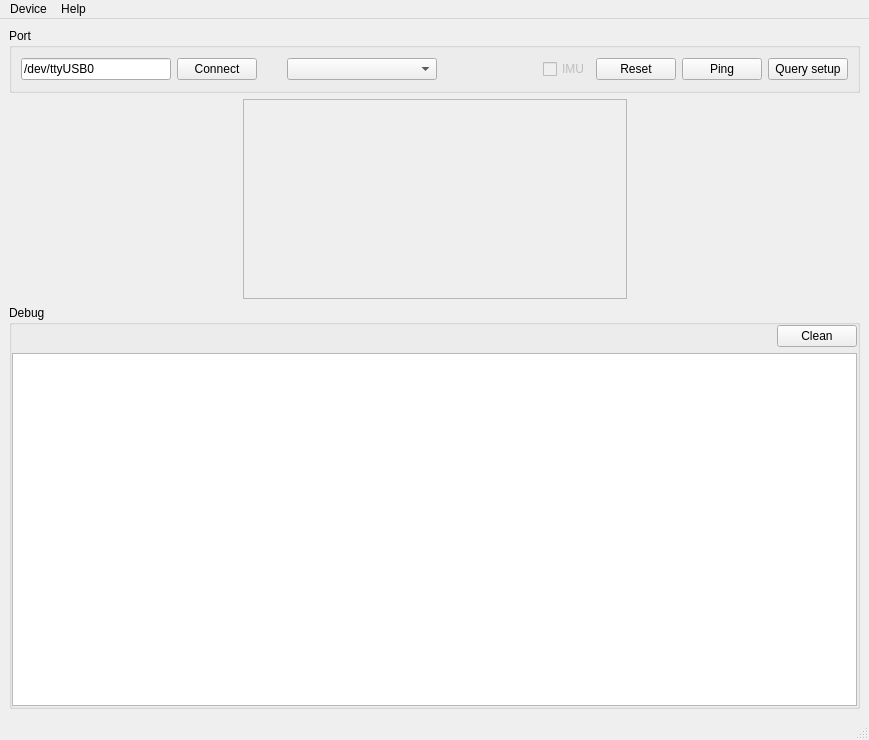
<?xml version="1.0" encoding="UTF-8"?>
<ui version="4.0">
 <class>NXUsbMain</class>
 <widget class="QMainWindow" name="NXUsbMain">
  <property name="geometry">
   <rect>
    <x>0</x>
    <y>0</y>
    <width>869</width>
    <height>740</height>
   </rect>
  </property>
  <property name="windowTitle">
   <string>NX-USB UART Client</string>
  </property>
  <property name="windowIcon">
   <iconset resource="../res/nxusb.qrc">
    <normaloff>:/icon/icon48.png</normaloff>:/icon/icon48.png</iconset>
  </property>
  <widget class="QWidget" name="centralwidget">
   <layout class="QGridLayout" name="gridLayout_5" rowstretch="0,0,0" columnstretch="0,0,0">
    <item row="1" column="0">
     <spacer name="horizontalSpacer_11">
      <property name="orientation">
       <enum>Qt::Horizontal</enum>
      </property>
      <property name="sizeHint" stdset="0">
       <size>
        <width>89</width>
        <height>20</height>
       </size>
      </property>
     </spacer>
    </item>
    <item row="1" column="1">
     <widget class="QFrame" name="frame_7">
      <property name="minimumSize">
       <size>
        <width>300</width>
        <height>200</height>
       </size>
      </property>
      <property name="frameShape">
       <enum>QFrame::StyledPanel</enum>
      </property>
      <property name="frameShadow">
       <enum>QFrame::Sunken</enum>
      </property>
      <layout class="QGridLayout" name="gridLayout_6">
       <property name="leftMargin">
        <number>1</number>
       </property>
       <property name="topMargin">
        <number>1</number>
       </property>
       <property name="rightMargin">
        <number>1</number>
       </property>
       <property name="bottomMargin">
        <number>1</number>
       </property>
       <property name="spacing">
        <number>1</number>
       </property>
       <item row="0" column="1">
        <widget class="GamepadWidget" name="gamepad" native="true">
         <property name="minimumSize">
          <size>
           <width>300</width>
           <height>0</height>
          </size>
         </property>
        </widget>
       </item>
       <item row="0" column="0">
        <spacer name="horizontalSpacer_13">
         <property name="orientation">
          <enum>Qt::Horizontal</enum>
         </property>
         <property name="sizeHint" stdset="0">
          <size>
           <width>40</width>
           <height>20</height>
          </size>
         </property>
        </spacer>
       </item>
       <item row="0" column="2">
        <spacer name="horizontalSpacer_14">
         <property name="orientation">
          <enum>Qt::Horizontal</enum>
         </property>
         <property name="sizeHint" stdset="0">
          <size>
           <width>40</width>
           <height>20</height>
          </size>
         </property>
        </spacer>
       </item>
      </layout>
     </widget>
    </item>
    <item row="1" column="2">
     <spacer name="horizontalSpacer_12">
      <property name="orientation">
       <enum>Qt::Horizontal</enum>
      </property>
      <property name="sizeHint" stdset="0">
       <size>
        <width>89</width>
        <height>20</height>
       </size>
      </property>
     </spacer>
    </item>
    <item row="0" column="0" colspan="3">
     <widget class="QGroupBox" name="groupBox_3">
      <property name="title">
       <string>Port</string>
      </property>
      <layout class="QHBoxLayout" name="horizontalLayout" stretch="0,0,0,0,0,0,0,0,0,0">
       <item>
        <widget class="QLineEdit" name="serialPort">
         <property name="minimumSize">
          <size>
           <width>150</width>
           <height>0</height>
          </size>
         </property>
         <property name="text">
          <string>/dev/ttyUSB0</string>
         </property>
        </widget>
       </item>
       <item>
        <widget class="QPushButton" name="doConnect">
         <property name="text">
          <string>Connect</string>
         </property>
        </widget>
       </item>
       <item>
        <spacer name="horizontalSpacer">
         <property name="orientation">
          <enum>Qt::Horizontal</enum>
         </property>
         <property name="sizeHint" stdset="0">
          <size>
           <width>134</width>
           <height>20</height>
          </size>
         </property>
        </spacer>
       </item>
       <item>
        <widget class="QComboBox" name="joysticks">
         <property name="minimumSize">
          <size>
           <width>150</width>
           <height>0</height>
          </size>
         </property>
         <property name="sizeAdjustPolicy">
          <enum>QComboBox::AdjustToContents</enum>
         </property>
        </widget>
       </item>
       <item>
        <widget class="NXLedsWidget" name="ledIndicator" native="true">
         <property name="sizePolicy">
          <sizepolicy hsizetype="Fixed" vsizetype="Fixed">
           <horstretch>0</horstretch>
           <verstretch>0</verstretch>
          </sizepolicy>
         </property>
         <property name="minimumSize">
          <size>
           <width>64</width>
           <height>16</height>
          </size>
         </property>
        </widget>
       </item>
       <item>
        <widget class="VibroWidget" name="vibro" native="true">
         <property name="sizePolicy">
          <sizepolicy hsizetype="Fixed" vsizetype="Fixed">
           <horstretch>0</horstretch>
           <verstretch>0</verstretch>
          </sizepolicy>
         </property>
         <property name="minimumSize">
          <size>
           <width>24</width>
           <height>24</height>
          </size>
         </property>
        </widget>
       </item>
       <item>
        <widget class="QCheckBox" name="stateIMU">
         <property name="enabled">
          <bool>false</bool>
         </property>
         <property name="text">
          <string>IMU</string>
         </property>
        </widget>
       </item>
       <item>
        <widget class="QPushButton" name="cmdReset">
         <property name="text">
          <string>Reset</string>
         </property>
        </widget>
       </item>
       <item>
        <widget class="QPushButton" name="cmdPing">
         <property name="text">
          <string>Ping</string>
         </property>
        </widget>
       </item>
       <item>
        <widget class="QPushButton" name="querySetup">
         <property name="text">
          <string>Query setup</string>
         </property>
        </widget>
       </item>
      </layout>
     </widget>
    </item>
    <item row="2" column="0" colspan="3">
     <widget class="QGroupBox" name="groupBox_2">
      <property name="title">
       <string>Debug</string>
      </property>
      <layout class="QGridLayout" name="gridLayout">
       <property name="leftMargin">
        <number>0</number>
       </property>
       <property name="topMargin">
        <number>0</number>
       </property>
       <property name="rightMargin">
        <number>0</number>
       </property>
       <property name="bottomMargin">
        <number>0</number>
       </property>
       <item row="0" column="1">
        <widget class="QPushButton" name="clearLog">
         <property name="text">
          <string>Clean</string>
         </property>
        </widget>
       </item>
       <item row="0" column="0">
        <spacer name="horizontalSpacer_3">
         <property name="orientation">
          <enum>Qt::Horizontal</enum>
         </property>
         <property name="sizeHint" stdset="0">
          <size>
           <width>40</width>
           <height>20</height>
          </size>
         </property>
        </spacer>
       </item>
       <item row="1" column="0" colspan="2">
        <widget class="QPlainTextEdit" name="debugOut">
         <property name="readOnly">
          <bool>true</bool>
         </property>
        </widget>
       </item>
      </layout>
     </widget>
    </item>
   </layout>
  </widget>
  <widget class="QMenuBar" name="menubar">
   <property name="geometry">
    <rect>
     <x>0</x>
     <y>0</y>
     <width>869</width>
     <height>20</height>
    </rect>
   </property>
   <widget class="QMenu" name="menuDevice">
    <property name="title">
     <string>Device</string>
    </property>
    <addaction name="actionQuit"/>
   </widget>
   <widget class="QMenu" name="menuHelp">
    <property name="title">
     <string>Help</string>
    </property>
    <addaction name="actionAbout"/>
   </widget>
   <addaction name="menuDevice"/>
   <addaction name="menuHelp"/>
  </widget>
  <widget class="QStatusBar" name="statusbar"/>
  <action name="actionQuit">
   <property name="text">
    <string>Quit</string>
   </property>
  </action>
  <action name="actionAbout">
   <property name="text">
    <string>About...</string>
   </property>
  </action>
 </widget>
 <customwidgets>
  <customwidget>
   <class>NXLedsWidget</class>
   <extends>QWidget</extends>
   <header>nxleds_widget.h</header>
   <container>1</container>
  </customwidget>
  <customwidget>
   <class>GamepadWidget</class>
   <extends>QWidget</extends>
   <header>gamepad_widget.h</header>
   <container>1</container>
  </customwidget>
  <customwidget>
   <class>VibroWidget</class>
   <extends>QWidget</extends>
   <header>vibro_widget.h</header>
   <container>1</container>
  </customwidget>
 </customwidgets>
 <resources>
  <include location="../res/nxusb.qrc"/>
 </resources>
 <connections/>
</ui>
